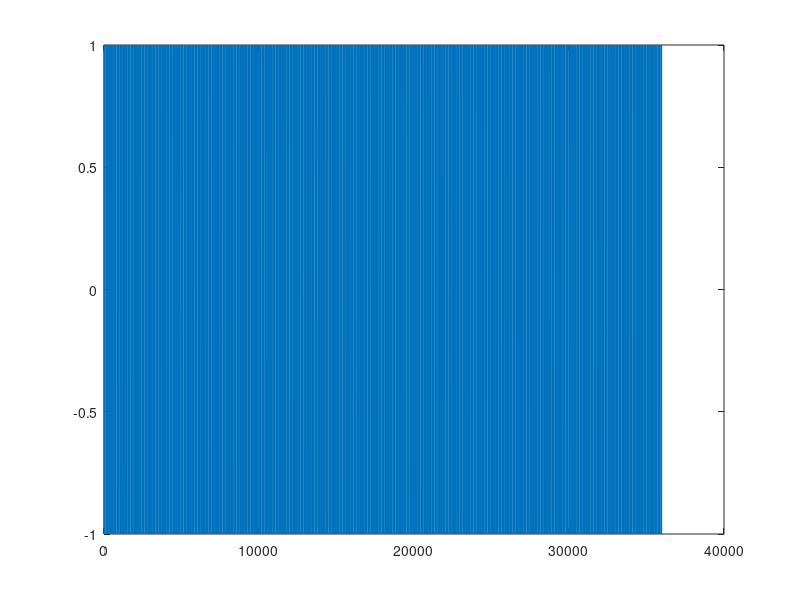
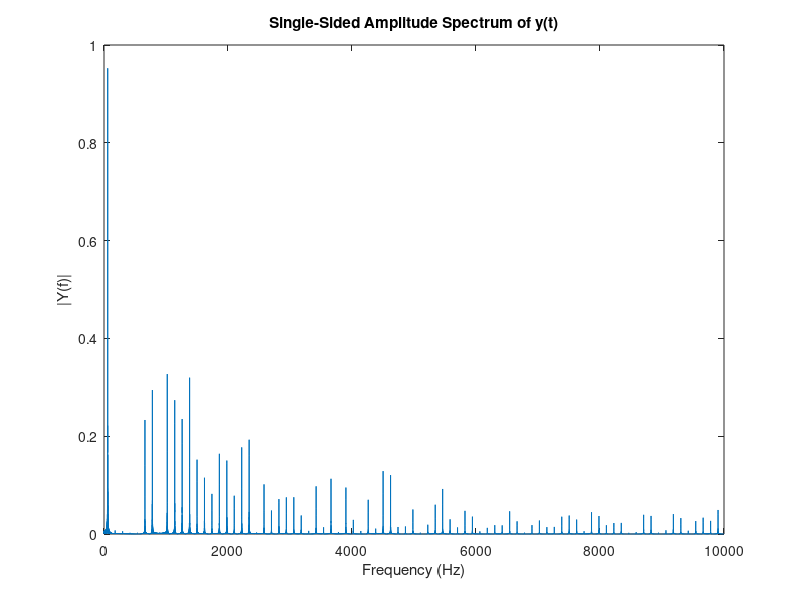

These charts were generated, in order, by the following MATLAB code:
%%%%%%%%%%%%%%%%%%%%%%%%%%%%%%%%%%%%%%%%%%%%%%%%%%%%%%%%%%%%%%%
% Analisis Eliminacion Selectiva de Armonicos
% Dibuja una señal cuadrada modificando los angulos de disparo
% GSIEP - Julio 2015
%%%%%%%%%%%%%%%%%%%%%%%%%%%%%%%%%%%%%%%%%%%%%%%%%%%%%%%%%%%%%%%

% Modificar SOLO las primeras lineas comentadas

Fs = 100000;       % Frecuencia de muestreo
fa = 60;          % Frecuencia de la señal
N = 100;         % Periodos de la señal a ver
%Fse = 100;       % Frecuencia max para mostrar el espectro

a1 = 06.2565;
a2 = 18.6933;
a3 = 26.1450;
a4 = 47.1421;
a5 = 50.1944;

% a1 = 90;     % Angulo de Disparo 1 Rashid
% a2 = 90;     % Angulo de Disparo 2
% a3 = 90;     % Angulo de Disparo 3
% a4 = 90.00;     % Angulo de Disparo 4
% a5 = 90.00;     % Angulo de Disparo 5

Vmax = 1;       
Vmin = 0;       
Ts = 1/Fs;
LEN = fix(Fs/fa); 

Vo = zeros(fix(LEN/2),1);

for i=1:LEN/2

    if (i<LEN*a1/360)
        Vo(i)=Vmin;
    elseif (i<LEN*a2/360)
        Vo(i)=Vmax;
    elseif (i<LEN*a3/360)
        Vo(i)=Vmin;
    elseif (i<LEN*a4/360)
        Vo(i)=Vmax;
    elseif (i<LEN*a5/360)
        Vo(i)=Vmin;
    elseif (i<LEN*(180-a5)/360)
        Vo(i)=Vmax;
    elseif (i<LEN*(180-a4)/360)
        Vo(i)=Vmin;
    elseif (i<LEN*(180-a3)/360)
        Vo(i)=Vmax;    
    elseif (i<LEN*(180-a2)/360)
        Vo(i)=Vmin;
    elseif (i<LEN*(180-a1)/360)
        Vo(i)=Vmax;    
    else
        Vo(i)=Vmin;
    end

end

Vo2 = 1-Vo;
Voc = [Vo;Vo2];
Vodef = Voc;

for j=1:N-1
    Vodef=cat(1,Vodef,Voc);
end

Vodef = 2*(Vodef-0.5);

figure()  % Plot de la señal en tiempo
plot((1:N*(LEN))*Ts*fa*360,Vodef);

NFFT = 2^nextpow2(N*LEN); % Proxima Potencia de 2
Y = fft(Vodef,NFFT)/N/LEN;
f = Fs/2*linspace(0,1,NFFT/2+1);

Yo = 2*abs(Y(1:NFFT/2+1));
figure()    % Plot del espectro
plot(f(1:fix(length(f)/5)+1),Yo(1:fix(length(f)/5)+1))
title('Single-Sided Amplitude Spectrum of y(t)')
xlabel('Frequency (Hz)')
ylabel('|Y(f)|')
